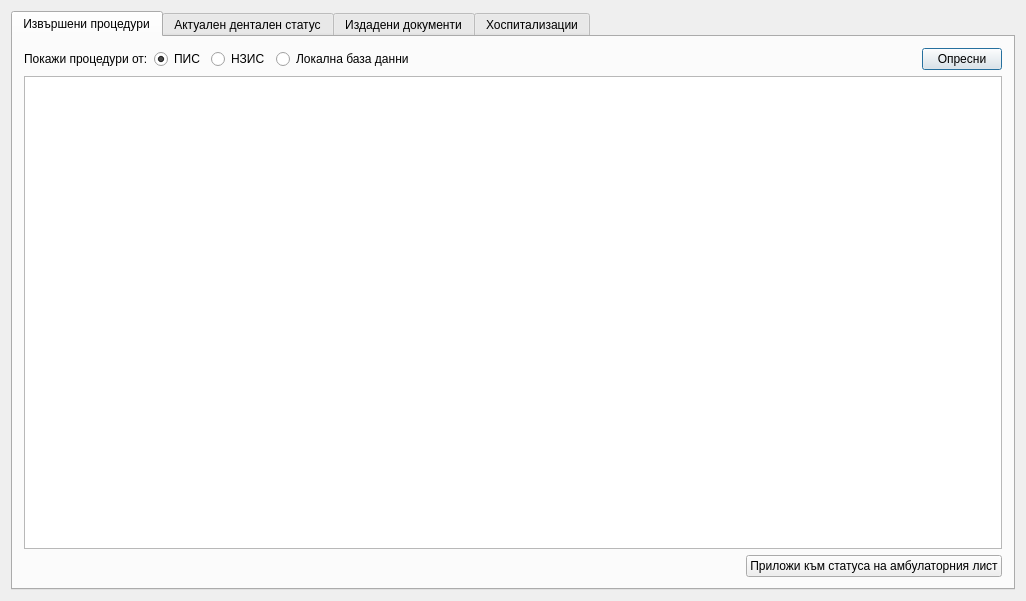
<?xml version="1.0" encoding="UTF-8"?>
<ui version="4.0">
 <class>PatientHistoryDialogClass</class>
 <widget class="QDialog" name="PatientHistoryDialogClass">
  <property name="geometry">
   <rect>
    <x>0</x>
    <y>0</y>
    <width>1026</width>
    <height>601</height>
   </rect>
  </property>
  <property name="windowTitle">
   <string>PatientHistoryDialog</string>
  </property>
  <layout class="QVBoxLayout" name="verticalLayout">
   <item>
    <widget class="QTabWidget" name="tabWidget">
     <property name="currentIndex">
      <number>0</number>
     </property>
     <widget class="QWidget" name="tab">
      <attribute name="title">
       <string>Извършени процедури</string>
      </attribute>
      <layout class="QVBoxLayout" name="verticalLayout_2">
       <item>
        <layout class="QHBoxLayout" name="horizontalLayout_2">
         <item>
          <widget class="QLabel" name="label">
           <property name="text">
            <string>Покажи процедури от:</string>
           </property>
          </widget>
         </item>
         <item>
          <widget class="QFrame" name="procedureFrame">
           <layout class="QHBoxLayout" name="horizontalLayout">
            <property name="leftMargin">
             <number>0</number>
            </property>
            <property name="topMargin">
             <number>0</number>
            </property>
            <property name="rightMargin">
             <number>0</number>
            </property>
            <property name="bottomMargin">
             <number>0</number>
            </property>
            <item>
             <widget class="QRadioButton" name="pisProcRadio">
              <property name="text">
               <string>ПИС</string>
              </property>
              <property name="checked">
               <bool>true</bool>
              </property>
              <property name="autoRepeat">
               <bool>false</bool>
              </property>
             </widget>
            </item>
            <item>
             <widget class="QRadioButton" name="hisProcRadio">
              <property name="text">
               <string>НЗИС</string>
              </property>
             </widget>
            </item>
            <item>
             <widget class="QRadioButton" name="localProcRadio">
              <property name="text">
               <string>Локална база данни</string>
              </property>
             </widget>
            </item>
           </layout>
          </widget>
         </item>
         <item>
          <spacer name="horizontalSpacer_2">
           <property name="orientation">
            <enum>Qt::Orientation::Horizontal</enum>
           </property>
           <property name="sizeHint" stdset="0">
            <size>
             <width>40</width>
             <height>20</height>
            </size>
           </property>
          </spacer>
         </item>
         <item>
          <widget class="QPushButton" name="refreshProcedures">
           <property name="text">
            <string>Опресни</string>
           </property>
          </widget>
         </item>
        </layout>
       </item>
       <item>
        <widget class="QTableView" name="procedureTable">
         <property name="editTriggers">
          <set>QAbstractItemView::EditTrigger::NoEditTriggers</set>
         </property>
        </widget>
       </item>
       <item>
        <layout class="QHBoxLayout" name="horizontalLayout_4">
         <item>
          <spacer name="horizontalSpacer_3">
           <property name="orientation">
            <enum>Qt::Orientation::Horizontal</enum>
           </property>
           <property name="sizeHint" stdset="0">
            <size>
             <width>40</width>
             <height>20</height>
            </size>
           </property>
          </spacer>
         </item>
         <item>
          <widget class="QPushButton" name="applyPISProcedures">
           <property name="text">
            <string>Приложи към статуса на амбулаторния лист</string>
           </property>
          </widget>
         </item>
        </layout>
       </item>
      </layout>
     </widget>
     <widget class="QWidget" name="tab_2">
      <attribute name="title">
       <string>Актуален дентален статус</string>
      </attribute>
      <layout class="QVBoxLayout" name="verticalLayout_3">
       <item>
        <layout class="QHBoxLayout" name="horizontalLayout_6">
         <item>
          <widget class="QLabel" name="label_2">
           <property name="text">
            <string>Покажи актуален статус от:</string>
           </property>
          </widget>
         </item>
         <item>
          <widget class="QFrame" name="statusFrame">
           <layout class="QHBoxLayout" name="horizontalLayout_5">
            <property name="topMargin">
             <number>0</number>
            </property>
            <property name="rightMargin">
             <number>0</number>
            </property>
            <property name="bottomMargin">
             <number>0</number>
            </property>
            <item>
             <widget class="QRadioButton" name="hisStatRadio">
              <property name="text">
               <string>НЗИС</string>
              </property>
              <property name="checked">
               <bool>true</bool>
              </property>
             </widget>
            </item>
            <item>
             <widget class="QRadioButton" name="localStatRadio">
              <property name="text">
               <string>Локална база данни</string>
              </property>
             </widget>
            </item>
           </layout>
          </widget>
         </item>
         <item>
          <spacer name="horizontalSpacer_4">
           <property name="orientation">
            <enum>Qt::Orientation::Horizontal</enum>
           </property>
           <property name="sizeHint" stdset="0">
            <size>
             <width>40</width>
             <height>20</height>
            </size>
           </property>
          </spacer>
         </item>
         <item>
          <widget class="QPushButton" name="refreshStatus">
           <property name="text">
            <string>Опресни</string>
           </property>
          </widget>
         </item>
        </layout>
       </item>
       <item>
        <widget class="SnapshotViewer" name="snapshotViewer" native="true">
         <property name="sizePolicy">
          <sizepolicy hsizetype="Expanding" vsizetype="Expanding">
           <horstretch>0</horstretch>
           <verstretch>0</verstretch>
          </sizepolicy>
         </property>
        </widget>
       </item>
       <item>
        <layout class="QHBoxLayout" name="horizontalLayout_7">
         <item>
          <spacer name="horizontalSpacer_5">
           <property name="orientation">
            <enum>Qt::Orientation::Horizontal</enum>
           </property>
           <property name="sizeHint" stdset="0">
            <size>
             <width>40</width>
             <height>20</height>
            </size>
           </property>
          </spacer>
         </item>
         <item>
          <widget class="QPushButton" name="applyToStatus">
           <property name="text">
            <string>Приложи към статуса на амбулаторния лист</string>
           </property>
          </widget>
         </item>
        </layout>
       </item>
      </layout>
     </widget>
     <widget class="QWidget" name="tab_3">
      <attribute name="title">
       <string>Издадени документи</string>
      </attribute>
      <layout class="QVBoxLayout" name="verticalLayout_6">
       <item>
        <widget class="QSplitter" name="splitter">
         <property name="midLineWidth">
          <number>4</number>
         </property>
         <property name="orientation">
          <enum>Qt::Orientation::Vertical</enum>
         </property>
         <widget class="QWidget" name="layoutWidget">
          <layout class="QVBoxLayout" name="verticalLayout_4">
           <item>
            <widget class="ListTable" name="docView">
             <property name="minimumSize">
              <size>
               <width>0</width>
               <height>0</height>
              </size>
             </property>
            </widget>
           </item>
           <item>
            <layout class="QHBoxLayout" name="horizontalLayout_3">
             <property name="topMargin">
              <number>0</number>
             </property>
             <item>
              <spacer name="horizontalSpacer">
               <property name="orientation">
                <enum>Qt::Orientation::Horizontal</enum>
               </property>
               <property name="sizeHint" stdset="0">
                <size>
                 <width>40</width>
                 <height>20</height>
                </size>
               </property>
              </spacer>
             </item>
             <item>
              <widget class="QPushButton" name="openDocButton">
               <property name="text">
                <string>Отвори избраните документи</string>
               </property>
              </widget>
             </item>
            </layout>
           </item>
          </layout>
         </widget>
         <widget class="QWidget" name="layoutWidget_3">
          <layout class="QVBoxLayout" name="verticalLayout_5">
           <item>
            <widget class="ListTable" name="docDetailsView">
             <property name="sizePolicy">
              <sizepolicy hsizetype="Expanding" vsizetype="Expanding">
               <horstretch>0</horstretch>
               <verstretch>0</verstretch>
              </sizepolicy>
             </property>
             <property name="minimumSize">
              <size>
               <width>0</width>
               <height>0</height>
              </size>
             </property>
             <property name="maximumSize">
              <size>
               <width>16777215</width>
               <height>16777215</height>
              </size>
             </property>
            </widget>
           </item>
          </layout>
         </widget>
        </widget>
       </item>
      </layout>
     </widget>
     <widget class="QWidget" name="tab_4">
      <attribute name="title">
       <string>Хоспитализации</string>
      </attribute>
      <layout class="QVBoxLayout" name="verticalLayout_7">
       <item>
        <widget class="QTableView" name="hospiTable">
         <property name="editTriggers">
          <set>QAbstractItemView::EditTrigger::NoEditTriggers</set>
         </property>
        </widget>
       </item>
      </layout>
     </widget>
    </widget>
   </item>
  </layout>
 </widget>
 <layoutdefault spacing="6" margin="11"/>
 <customwidgets>
  <customwidget>
   <class>SnapshotViewer</class>
   <extends>QWidget</extends>
   <header>View/SubWidgets/SnapshotViewer.h</header>
   <container>1</container>
  </customwidget>
  <customwidget>
   <class>ListTable</class>
   <extends>QTableView</extends>
   <header>View/uiComponents/ListTable.h</header>
  </customwidget>
 </customwidgets>
 <resources/>
 <connections/>
</ui>
